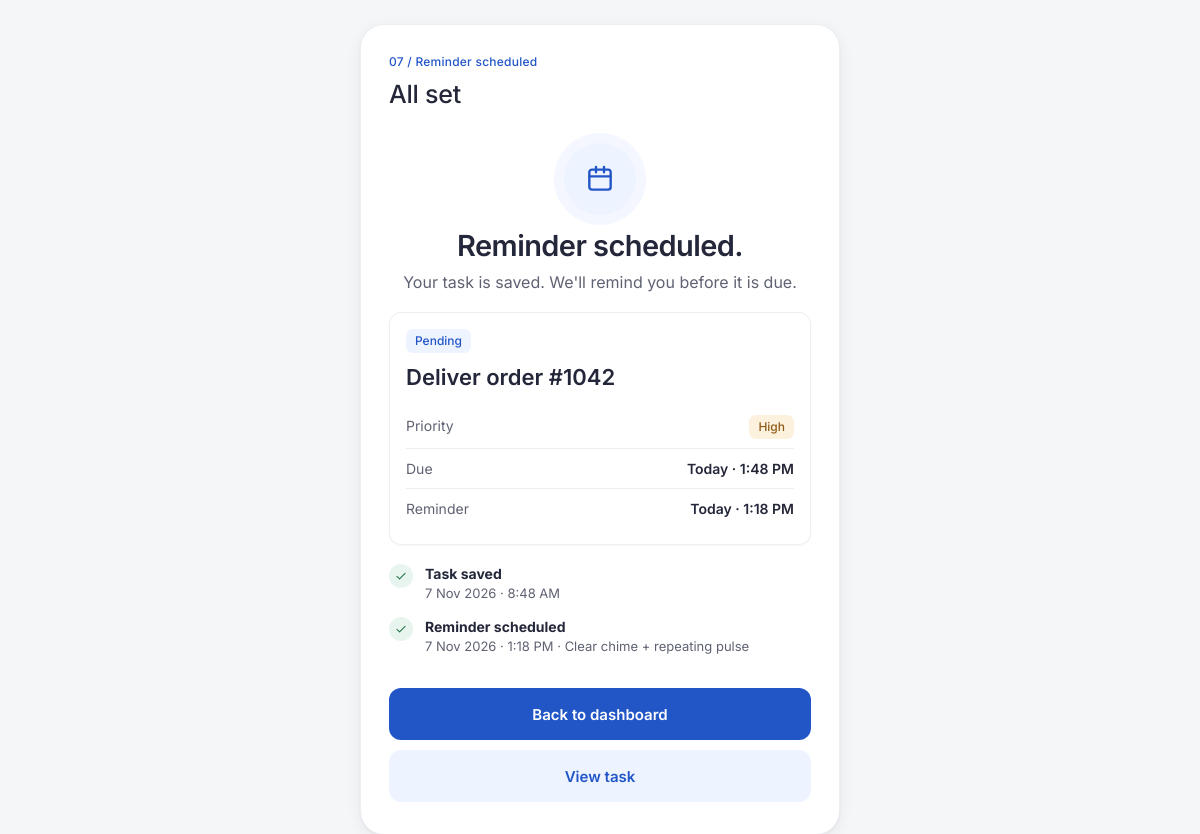
/task_saved.php?id=1 (signed in), run on the app's committed database.
### tables this page shows
CREATE TABLE reminder (
  reminder_id      INT        NOT NULL AUTO_INCREMENT,
  task_id          INT        NOT NULL,
  profile_id       INT        NOT NULL,
  scheduled_time   DATETIME   NOT NULL,
  is_sent          TINYINT(1) NOT NULL DEFAULT 0,
  sent_at          DATETIME   NULL,
  is_acknowledged  TINYINT(1) NOT NULL DEFAULT 0,
  acknowledged_at  DATETIME   NULL,
  is_dismissed     TINYINT(1) NOT NULL DEFAULT 0,
  dismissed_at     DATETIME   NULL,
   
  closed_by_completion TINYINT(1) NOT NULL DEFAULT 0,
  PRIMARY KEY (reminder_id),
  KEY idx_reminder_due (is_sent, scheduled_time),
  CONSTRAINT fk_reminder_task FOREIGN KEY (task_id)
    REFERENCES task (task_id) ON DELETE CASCADE,
  CONSTRAINT fk_reminder_profile FOREIGN KEY (profile_id)
    REFERENCES notification_profile (profile_id)
);

CREATE TABLE task (
  task_id        INT          NOT NULL AUTO_INCREMENT,
  user_id        INT          NOT NULL,
  title          VARCHAR(100) NOT NULL,
  due_date       DATETIME     NOT NULL,
  priority_level ENUM('Low','Normal','High','Critical') NOT NULL,
  status         ENUM('Pending','Completed') NOT NULL DEFAULT 'Pending',
  completed_at   DATETIME     NULL,
  created_at     DATETIME     NOT NULL DEFAULT CURRENT_TIMESTAMP,
  updated_at     DATETIME     NOT NULL DEFAULT CURRENT_TIMESTAMP,
  PRIMARY KEY (task_id),
  KEY idx_task_user (user_id),
  CONSTRAINT fk_task_user FOREIGN KEY (user_id)
    REFERENCES standard_user (user_id) ON DELETE CASCADE
);

CREATE TABLE notification_profile (
  profile_id          INT          NOT NULL AUTO_INCREMENT,
  admin_id            INT          NOT NULL,
  priority_tier       ENUM('Low','Normal','High','Critical') NOT NULL,
  audio_tone          VARCHAR(50)  NOT NULL,
  decibel_limit       INT          NOT NULL,
  vibration_pattern   VARCHAR(50)  NOT NULL,
  acknowledgment_mode ENUM('NOT_REQUESTED','OPTIONAL','REQUIRED') NOT NULL,
  updated_at          DATETIME     NOT NULL DEFAULT CURRENT_TIMESTAMP,
  PRIMARY KEY (profile_id),
  UNIQUE KEY uq_profile_tier (priority_tier),
  CONSTRAINT fk_profile_admin FOREIGN KEY (admin_id)
    REFERENCES system_administrator (admin_id),
  CONSTRAINT chk_decibel CHECK (decibel_limit BETWEEN 30 AND 110)
);

### includes/db.php (called while the page is built, shortened)
<?php
function db(): PDO
{
    static $pdo = null;
    $options = [
        PDO::ATTR_ERRMODE            => PDO::ERRMODE_EXCEPTION,
        PDO::ATTR_DEFAULT_FETCH_MODE => PDO::FETCH_ASSOC,
        PDO::ATTR_EMULATE_PREPARES   => false,
    ];
    try {
        $dsn = 'mysql:host=' . DB_HOST . ';port=' . DB_PORT . ';dbname=' . DB_NAME . ';charset=utf8mb4';
        $pdo = new PDO($dsn, DB_USER, DB_PASS, $options);
        $pdo->exec("SET time_zone = '+08:00'");
    } catch (PDOException $e) {
        db_unavailable($e->getMessage());
    }
    return $pdo;
}

### task_saved.php (the view, shortened to what this page needs)
<?php
require_once __DIR__ . '/includes/layout.php';
$acc  = require_role('User');
$id   = (int) ($_GET['id'] ?? 0);
$task = find_user_task($id, (int) $acc['id']);
$updated = !empty($_GET['updated']);
?>
<section class="feedback">
  <div class="hero-icon" aria-hidden="true"><?= icon('cal', 32) ?></div>
  <h2 class="h-display center"><?= $updated ? 'Changes saved.' : 'Reminder scheduled.' ?></h2>
  <p class="muted center">Your task is saved. We'll remind you before it is due.</p>
</section>
<article class="card card-summary">
  <span class="chip chip-pending">Pending</span>
  <h2 class="h-title"><?= h($task['title']) ?></h2>
  <dl class="kv-list">
    <div><dt>Priority</dt><dd><?= priority_chip($task['priority_level']) ?></dd></div>
    <div><dt>Due</dt><dd><?= h(fmt_relative_day($task['due_date'])) ?></dd></div>
    <div><dt>Reminder</dt><dd><?= h(fmt_relative_day($task['scheduled_time'])) ?></dd></div>
  </dl>
</article>
<ol class="timeline">
  <li class="done"><span class="tl-dot"><?= icon('check', 14) ?></span><div><b>Task <?= $updated ? 'updated' : 'saved' ?></b><span class="muted small"><?= h(fmt_dt($task['updated_at'])) ?></span></div></li>
  <li class="done"><span class="tl-dot"><?= icon('check', 14) ?></span><div><b>Reminder scheduled</b><span class="muted small"><?= h(fmt_dt($task['scheduled_time'])) ?> · <?= h($task['audio_tone']) ?> + <?= h(strtolower($task['vibration_pattern'])) ?></span></div></li>
</ol>
<div class="sticky-cta">
  <a class="btn btn-primary btn-block" href="<?= h(url('dashboard.php')) ?>">Back to dashboard</a>
  <a class="btn btn-soft btn-block" href="<?= h(url('task_view.php?id=' . $id)) ?>">View task</a>
</div>

### includes/functions.php (shortened to what this page needs)
<?php
require_once __DIR__ . '/db.php';
function h($v): string
{
    return htmlspecialchars((string) $v, ENT_QUOTES, 'UTF-8');
}
function url(string $path = ''): string
{
    return BASE_URL . '/' . ltrim($path, '/');
}
function current_account(): ?array
{
    return $_SESSION['account'] ?? null;
}
function require_role(string $role): array
{
    $acc = current_account();
    return $acc;
}
function priority_class(string $p): string
{
    return 'p-' . strtolower($p);
}
function priority_chip(string $p): string
{
    return '<span class="chip ' . priority_class($p) . '">' . h($p) . '</span>';
}
function find_user_task(int $taskId, int $userId): ?array
{
    $st = db()->prepare(
        'SELECT t.*, r.reminder_id, r.scheduled_time, r.is_sent, r.sent_at, r.is_acknowledged,
                r.acknowledged_at, r.is_dismissed, r.dismissed_at,
                p.audio_tone, p.vibration_pattern, p.acknowledgment_mode, p.decibel_limit
           FROM task t
           LEFT JOIN reminder r ON r.task_id = t.task_id
           LEFT JOIN notification_profile p ON p.profile_id = r.profile_id
          WHERE t.task_id = ? AND t.user_id = ?
          ORDER BY r.reminder_id DESC LIMIT 1'
    );
    $st->execute([$taskId, $userId]);
    $row = $st->fetch();
    return $row ?: null;
}
function fmt_dt(?string $dt): string
{
    return date('j M Y · g:i A', strtotime($dt));
}
function fmt_time(?string $dt): string
{
    return $dt ? date('g:i A', strtotime($dt)) : '—';
}
function fmt_relative_day(?string $dt): string
{
    $d = date('Y-m-d', strtotime($dt));
    if ($d === date('Y-m-d')) {
        return 'Today · ' . fmt_time($dt);
    }
    return date('j M · g:i A', strtotime($dt));
}
function icon(string $name, int $size = 20): string
{
    $p = [
        'back'     => '<path d="M15 18l-6-6 6-6"/>',
        'chev'     => '<path d="M9 6l6 6-6 6"/>',
        'plus'     => '<path d="M12 5v14M5 12h14"/>',
        'arrow'    => '<path d="M5 12h14M13 6l6 6-6 6"/>',
        'check'    => '<path d="M5 12.5l4.5 4.5L19 7.5"/>',
        'bell'     => '<path d="M6 16V11a6 6 0 1112 0v5l1.5 2h-15L6 16z"/><path d="M10 20a2 2 0 004 0"/>',
        'cal'      => '<rect x="4" y="5" width="16" height="15" rx="2"/><path d="M4 10h16M9 3v4M15 3v4"/>',
        'audio'    => '<path d="M4 10v4h4l5 4V6L8 10H4z"/><path d="M16 9a4 4 0 010 6"/>',
        'vibrate'  => '<rect x="8" y="4" width="8" height="16" rx="2"/><path d="M4 9v6M20 9v6"/>',
        'shield'   => '<path d="M12 3l7 3v6c0 4.5-3 7.5-7 9-4-1.5-7-4.5-7-9V6l7-3z"/><path d="M9 12l2 2 4-4"/>',
        'info'     => '<circle cx="12" cy="12" r="9"/><path d="M12 11v5M12 8h.01"/>',
        'alert'    => '<circle cx="12" cy="12" r="9"/><path d="M12 7v6M12 16h.01"/>',
        'lock'     => '<rect x="5" y="11" width="14" height="9" rx="2"/><path d="M8 11V8a4 4 0 118 0v3"/>',
        'mail'     => '<rect x="3" y="5" width="18" height="14" rx="2"/><path d="M3 7l9 6 9-6"/>',
        'eye'      => '<path d="M2 12s3.5-7 10-7 10 7 10 7-3.5 7-10 7S2 12 2 12z"/><circle cx="12" cy="12" r="3"/>',
        'edit'     => '<path d="M4 20h4L19 9l-4-4L4 16v4z"/>',
        'trash'    => '<path d="M4 7h16M9 7V4h6v3M6 7l1 13h10l1-13"/>',
        'logout'   => '<path d="M15 4h4v16h-4M10 8l-4 4 4 4M6 12h10"/>',
        'user'     => '<circle cx="12" cy="8" r="4"/><path d="M4 20c1.5-4 5-5 8-5s6.5 1 8 5"/>',
        'sliders'  => '<path d="M4 6h10M18 6h2M4 12h4M12 12h8M4 18h12M20 18h0"/><circle cx="16" cy="6" r="2"/><circle cx="10" cy="12" r="2"/><circle cx="18" cy="18" r="2"/>',
        'play'     => '<path d="M8 5l11 7-11 7V5z"/>',
        'undo'     => '<path d="M9 14L4 9l5-5"/><path d="M4 9h11a5 5 0 010 10h-3"/>',
        'clock'    => '<circle cx="12" cy="12" r="9"/><path d="M12 7v5l3 2"/>',
        'list'     => '<path d="M8 6h12M8 12h12M8 18h12M4 6h.01M4 12h.01M4 18h.01"/>',
        'users'    => '<circle cx="9" cy="8" r="3.5"/><path d="M2.5 20c1-3.5 4-4.5 6.5-4.5s5.5 1 6.5 4.5"/><path d="M16 4.5a3.5 3.5 0 010 7M18 15.5c2 .5 3 2 3.5 4.5"/>',
        'x'        => '<path d="M6 6l12 12M18 6L6 18"/>',
        'send'     => '<path d="M4 12l16-8-6 16-2-6-8-2z"/>',
    ][$name] ?? '';
    return '<svg class="ic" width="' . $size . '" height="' . $size . '" viewBox="0 0 24 24" fill="none" stroke="currentColor" stroke-width="1.8" stroke-linecap="round" stroke-linejoin="round" aria-hidden="true">' . $p . '</svg>';
}

### assets/css/app.css (style rules this page uses)
:root { --primary: #2256c7; --primary-press: #1a46a6; --primary-soft: #edf3ff; --ink: #242739; --muted: #5f6272; --line: #d9dce3; --line-soft: #eceef2; --bg: #f5f6f8; --surface: #ffffff; --crit: #b44348; --crit-bg: #fbecee; --high: #8f5a17; --high-bg: #fcf1dd; --norm: #2256c7; --norm-bg: #edf3ff; --low: #4f5d52; --low-bg: #eff2ee; --ok: #23774a; --ok-bg: #e8f5ee; --radius: 12px; --radius-lg: 18px; --tap: 48px; --action: 52px; --shadow: 0 1px 2px rgba(36, 39, 57, .06), 0 4px 16px rgba(36, 39, 57, .06); --font: "Inter", "Segoe UI", system-ui, -apple-system, Roboto, Arial, sans-serif; }
* { box-sizing: border-box; }
html { -webkit-text-size-adjust: 100%; }
body { margin: 0; background: var(--bg); color: var(--ink); font-family: var(--font); font-size: 16px; line-height: 1.5; -webkit-font-smoothing: antialiased; }
a { color: var(--primary); }
@media (min-width: 560px) { body { padding: 24px 0; } }
.h-display { font-size: 29px; font-weight: 600; line-height: 1.15; margin: 0; letter-spacing: -.02em; }
.h-title { font-size: 22px; font-weight: 600; margin: 4px 0 8px; }
.muted { color: var(--muted); margin: 0; }
.small { font-size: 13px; }
.center { text-align: center; }
p { margin: 0; }
.ic { flex: none; vertical-align: middle; }
.btn { display: inline-flex; align-items: center; justify-content: center; gap: 8px; min-height: var(--action); padding: 0 20px; border-radius: var(--radius); font: 600 15px/1 var(--font); text-decoration: none; cursor: pointer; border: 1px solid transparent; transition: background .15s, transform .05s, box-shadow .15s; }
.btn-block { width: 100%; }
.btn-primary { background: var(--primary); color: #fff; }
.btn-soft { background: var(--primary-soft); color: var(--primary); }
.chip { display: inline-flex; align-items: center; height: 24px; padding: 0 9px; border-radius: 7px; font-size: 12px; font-weight: 500; white-space: nowrap; }
.p-high { background: var(--high-bg); color: var(--high); }
.chip-pending { background: var(--primary-soft); color: var(--primary); }
.card { background: #fff; border: 1px solid var(--line-soft); border-radius: var(--radius); padding: 16px; box-shadow: 0 1px 2px rgba(36,39,57,.04); }
.card-summary { display: flex; flex-direction: column; gap: 4px; }
.card-summary > .chip { align-self: flex-start; }
.kv-list { margin: 0; display: flex; flex-direction: column; }
.kv-list > div { display: flex; justify-content: space-between; gap: 12px; padding: 9px 0; border-bottom: 1px solid var(--line-soft); font-size: 14px; }
.kv-list > div:last-child { border-bottom: 0; }
.kv-list dt { color: var(--muted); }
.kv-list dd { margin: 0; font-weight: 600; text-align: right; }
.hero-icon { width: 72px; height: 72px; border-radius: 50%; background: var(--primary-soft); color: var(--primary); display: grid; place-items: center; box-shadow: 0 0 0 10px #f4f7ff; margin: 8px 0 6px; }
.feedback { display: flex; flex-direction: column; align-items: center; gap: 8px; padding-top: 8px; }
.sticky-cta { position: sticky; bottom: 0; margin-top: auto; padding: 14px 0 4px; background: linear-gradient(to bottom, rgba(255,255,255,0), #fff 18px); display: flex; flex-direction: column; gap: 10px; z-index: 5; }
.timeline { list-style: none; margin: 0; padding: 0; display: flex; flex-direction: column; gap: 12px; }
.timeline li { display: flex; gap: 12px; align-items: flex-start; }
.timeline li > div { display: flex; flex-direction: column; font-size: 14px; }
.tl-dot { flex: none; width: 24px; height: 24px; border-radius: 50%; background: var(--primary-soft); color: var(--primary); display: grid; place-items: center; margin-top: 1px; }
.timeline .done .tl-dot { background: var(--ok-bg); color: var(--ok); }

### data on the page
reminder: task.title "Deliver order #1042", task.priority_level "High", task.due_date "Today · 1:48 PM", scheduled_time "Today · 1:18 PM", task.updated_at "7 Nov 2026 · 8:48 AM", scheduled_time "7 Nov 2026 · 1:18 PM", profile.audio_tone "Clear chime", profile.vibration_pattern "repeating pulse"

### other printed values
$o['screen'] "07 / Reminder scheduled"
$title "All set"
